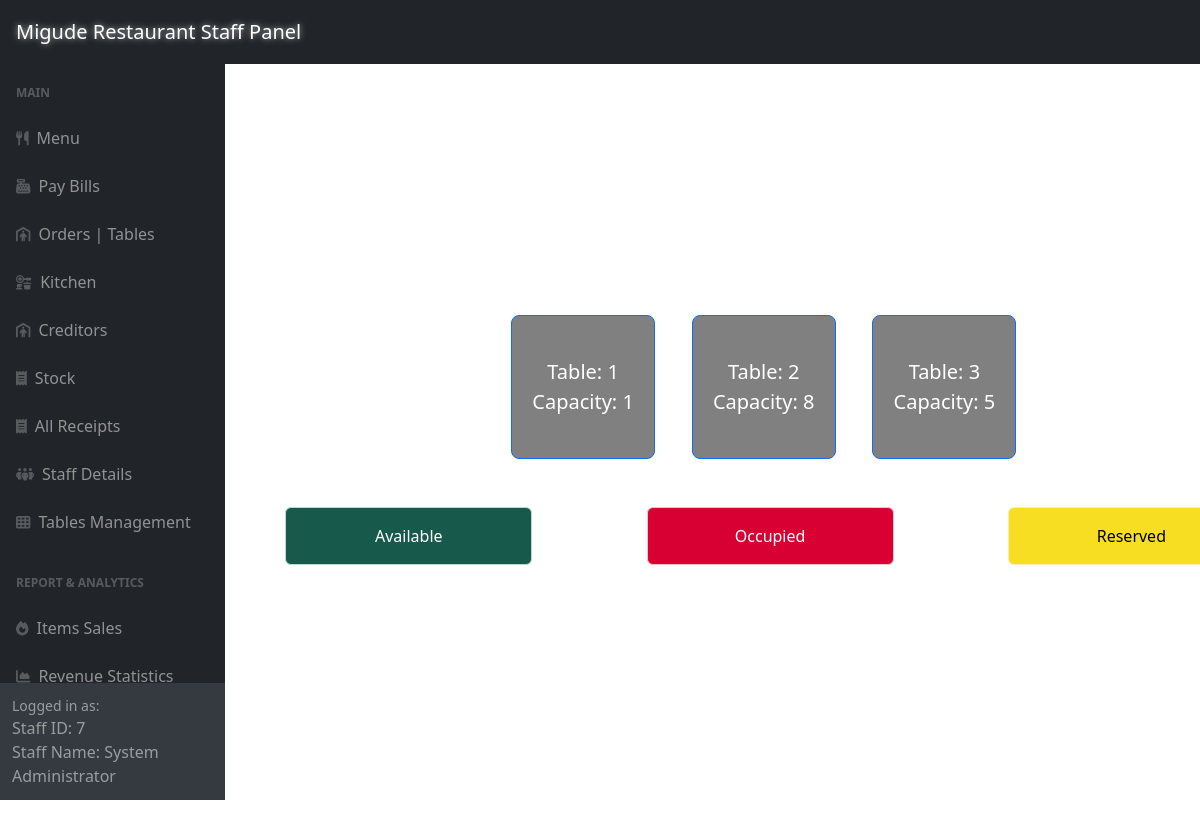
/adminSide/posBackend/posTable.php (signed in), run on the app's committed database.
### tables this page shows
CREATE TABLE `restaurant_tables` (
  `table_id` int(11) NOT NULL,
  `capacity` int(11) DEFAULT NULL,
  `is_available` tinyint(1) DEFAULT NULL
);

### adminSide/posBackend/posTable.php (the view, shortened to what this page needs)
<?php
include '../inc/dashHeader.php';
require_once '../config.php';
?>
<!DOCTYPE html>
<html>
<head>
    <link href="../css/pos.css" rel="stylesheet" />
</head>
<body>
<div class="container" style="text-align: center; width:100%; margin-top:3rem; margin-left: 2rem;  ">
    <div id="POS-Content" class="row" >
        <div class="row center-middle">
            <div class="col-md-15" style="margin-left: 17rem; margin-top: 0rem;max-height: 700px; overflow-y: auto;">
                <div class="row justify-content-center">
                    <?php
                    $query = "SELECT * FROM restaurant_tables ORDER BY table_id;";
                    $result = mysqli_query($link, $query);
                    if ($result) {
                        $table_count = 0;
                    while ($row = mysqli_fetch_assoc($result)) {
                        if ($table_count % 5 == 0) {
                            echo '</div><div class="row justify-content-center">';
                        }
                        $table_id = $row['table_id'];
                        $capacity = $row['capacity'];
                        $sqlBill = "SELECT bill_id FROM bills WHERE table_id = $table_id ORDER BY bill_time DESC LIMIT 1";
                        $result1 = $link->query($sqlBill);
                        $latestBillData = $result1->fetch_assoc();
                        $selectedDate = date("Y-m-d");
                        $endTime = date("H:i:s");
                        $startTime = date("H:i:s", strtotime($endTime) - (20 * 60));
                        $reservationQuery = "SELECT * FROM reservations WHERE table_id = $table_id AND reservation_date = '$selectedDate' AND reservation_time BETWEEN '$startTime' AND '$endTime'";
                        $reservationResult = mysqli_query($link, $reservationQuery);
                        if ($latestBillData) {
                            $latestBillID = $latestBillData['bill_id'];
                            $sqlBillItems = "SELECT * FROM bill_items WHERE bill_id = $latestBillID";
                            $result2 = $link->query($sqlBillItems);
                            if ($result2 && mysqli_num_rows($result2) > 0) {
                                $billItemColor = 'rgb(216, 0, 50)';
                            } else {
                                $billItemColor = 'rgb(23, 89, 74)';
                            }
                            $paymentTimeQuery = "SELECT payment_time FROM bills WHERE bill_id = $latestBillID";
                            $paymentTimeResult = $link->query($paymentTimeQuery);
                            $hasPaymentTime = false;
                            if ($paymentTimeResult && $paymentTimeResult->num_rows > 0) {
                                $paymentTimeRow = $paymentTimeResult->fetch_assoc();
                                if (!empty($paymentTimeRow['payment_time'])) {
                                    $hasPaymentTime = true;
                                }
                            }
                            $box_color = $hasPaymentTime ? 'rgb(23, 89, 74)' : $billItemColor;
                        } else {
                            $latestBillID = null;
                            $box_color = 'gray';
                        }
                        echo '<div class="col-md-2 mb-3">';
                        if ($reservationResult && mysqli_num_rows($reservationResult) > 0) {
                            echo '<a href="orderItem.php?bill_id=' . $latestBillID . '&table_id=' . $table_id . '"class="btn btn-primary btn-block btn-lg" style="color:black; '
                                    . 'background-color: rgb(248, 222, 34);justify-content: center; align-items: center; display: flex; width: 9rem; height: 9rem;">'
                                    . 'Table: ' . $table_id . '<br>Capacity: ' . $capacity;
                        } else{
                            echo '<a href="orderItem.php?bill_id=' . $latestBillID . '&table_id=' . $table_id . '"class="btn btn-primary btn-block btn-lg" '
                                    . 'style="background-color: ' . $box_color . ';justify-content: center; align-items: center; display: flex; width: 9rem; height: 9rem;">Table:'
                                    . ' ' . $table_id . '<br>Capacity: ' . $capacity;
                        }
                        echo '</a></div>';
                        $table_count++;
                    }
                    } else {
                        echo "Error fetching tables: " . mysqli_error($link);
                    }
                    ?>
                </div>
              <div class="row d-flex justify-content-around"style="margin-top: 2rem;" >
                <div class="col-md-3">
                    <div class="alert alert-success" role="alert" style="color:white;background-color: rgb(23, 89, 74);" data-toggle="tooltip" data-placement="top" title="Tables That are Free">
                        Available
                    </div>
                </div>
                <div class="col-md-3">
                    <div class="alert alert-danger" role="alert" style="color:white;background-color: rgb(216, 0, 50);" data-toggle="tooltip" data-placement="top" title="Tables That are Used">
                        Occupied
                    </div>
                </div>
                <div class="col-md-3">
                    <div class="alert alert-warning" style="color:black;background-color: rgb(248, 222, 34);" role="alert" data-toggle="tooltip" data-placement="top" title="Tables That are Reserved">
                        Reserved
                    </div>
                     </div>
                </div>
            </div>
        </div>
    </div>
</div>
<?php include '../inc/dashFooter.php' ?>

### adminSide/css/pos.css (style rules this page uses)
.center-middle { display: flex; justify-content: center; align-items: center; text-align: center; min-height: 100vh; }

### adminSide/inc/dashHeader.php (style rules this page uses)
html, body { overflow-x: hidden; width: 100%; }
.container, .container-fluid { max-width: 100%; }

### data on the page
restaurant_tables: table_id "1", capacity "1"
restaurant_tables: table_id "2", capacity "8"
restaurant_tables: table_id "3", capacity "5"

### other printed values
$_SESSION['logged_account_id'] "7"
$_SESSION['logged_staff_name'] "System Administrator"
